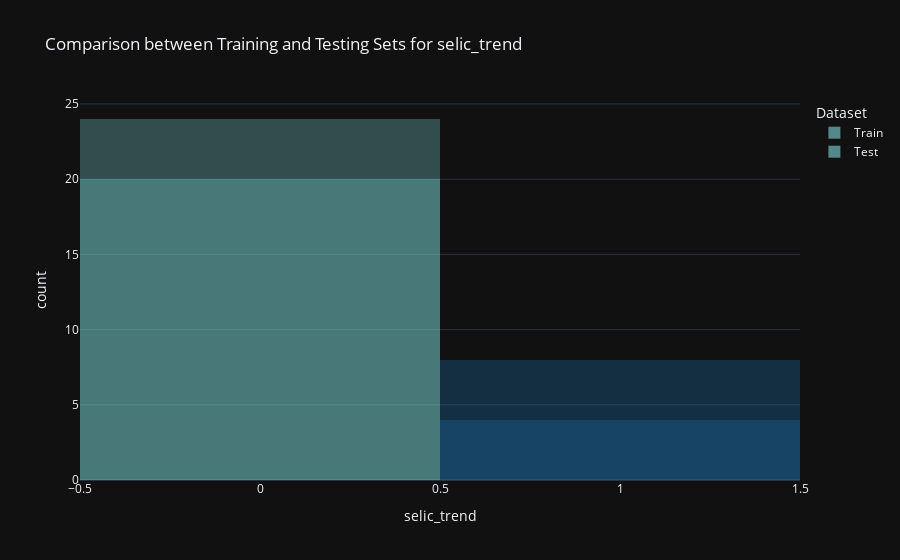

Notebook source saved alongside this figure:
### Markdown cell above
#### Comparison between Training and Testing

### Code cell
colors = ['#7fdbda', '#1f77b4']

train_test_comparison = pd.DataFrame({'selic_trend': np.concatenate([y_train, y_test]), 'Dataset': ['Train'] * len(y_train) + ['Test'] * len(y_test)})

fig = px.histogram(train_test_comparison, x='selic_trend', color='Dataset', barmode='overlay', title='Comparison between Training and Testing Sets for selic_trend', template='plotly_dark')
fig.update_traces(opacity=0.6, marker=dict(color=colors))

fig.show()

### Figure 1 — Plotly figure (JSON) as saved in the notebook; plotly's stock layout.template omitted (floating-point values rounded to 4 significant figures)
{"data": [{"alignmentgroup": "True", "bingroup": "x", "hovertemplate": "Dataset=Train<br>selic_trend=%{x}<br>count=%{y}<extra></extra>", "legendgroup": "Train", "marker": {"color": ["#7fdbda", "#1f77b4"], "opacity": 0.5, "pattern": {"shape": ""}}, "name": "Train", "offsetgroup": "Train", "opacity": 0.6, "orientation": "v", "showlegend": true, "type": "histogram", "x": [0, 0, 0, 0, 1, 0, 1, 1, 1, 0, 0, 0, 1, 0, 1, 0, 0, 0, 0, 0, 0, 0, 0, 0, 0, 1, 0, 1], "xaxis": "x", "yaxis": "y"}, {"alignmentgroup": "True", "bingroup": "x", "hovertemplate": "Dataset=Test<br>selic_trend=%{x}<br>count=%{y}<extra></extra>", "legendgroup": "Test", "marker": {"color": ["#7fdbda", "#1f77b4"], "opacity": 0.5, "pattern": {"shape": ""}}, "name": "Test", "offsetgroup": "Test", "opacity": 0.6, "orientation": "v", "showlegend": true, "type": "histogram", "x": [0, 0, 1, 0, 0, 0, 0, 1, 0, 0, 0, 0, 0, 0, 0, 0, 0, 0, 1, 0, 0, 0, 0, 0, 0, 0, 0, 1], "xaxis": "x", "yaxis": "y"}], "layout": {"barmode": "overlay", "legend": {"title": {"text": "Dataset"}, "tracegroupgap": 0}, "title": {"text": "Comparison between Training and Testing Sets for selic_trend"}, "xaxis": {"anchor": "y", "domain": [0, 1], "title": {"text": "selic_trend"}}, "yaxis": {"anchor": "x", "domain": [0, 1], "title": {"text": "count"}}}}
